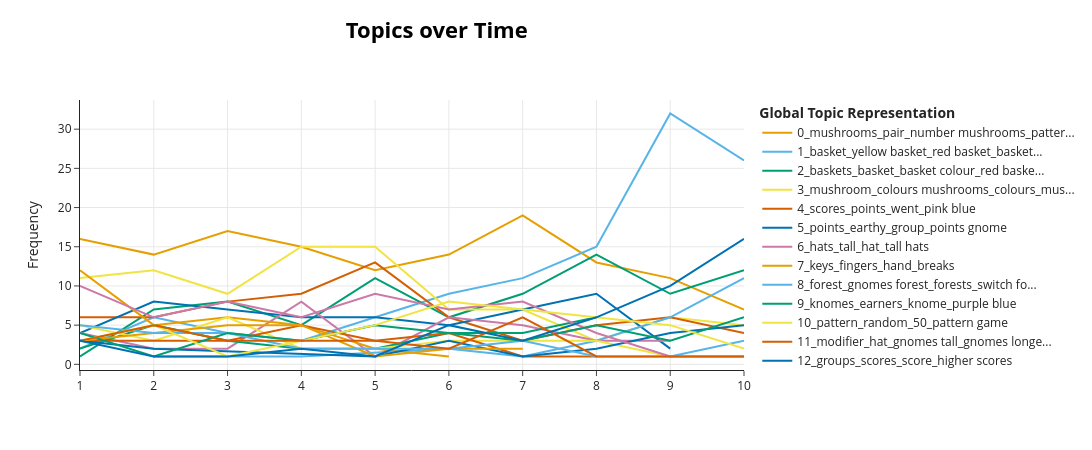

This figure's notebook cell:
### Markdown cell above
## DYNAMIC

### Code cell
topics_over_time = topic_model.topics_over_time(docs, classes)

topic_model.visualize_topics_over_time(topics_over_time)

### Figure 1 — Plotly figure (JSON) as saved in the notebook; plotly's stock layout.template omitted (floating-point values rounded to 4 significant figures)
{"data": [{"hoverinfo": "text", "hovertext": ["<b>Topic 0</b><br>Words: ones, bit, mushrooms, stakes, thumbs", "<b>Topic 0</b><br>Words: gnomes mushrooms, gnome mushrooms, change colours, mushrooms random, prepared", "<b>Topic 0</b><br>Words: color, higher mushrooms, gives mushrooms, hands, possibly", "<b>Topic 0</b><br>Words: just don, time try, gnomes higher, colour combinations, note colours", "<b>Topic 0</b><br>Words: shown, mushrooms game, mushrooms 5x, mushrooms gnomes, range", "<b>Topic 0</b><br>Words: mushroom giving, impact, picking mushrooms, higher numbers, colour mushrooms", "<b>Topic 0</b><br>Words: pair, gnome giving, rates, higher mushrooms, pairings", "<b>Topic 0</b><br>Words: earthy, trials, red vs, stayed, mushrooms trial", "<b>Topic 0</b><br>Words: mushrooms x5, distinct, mushrooms certain, good mushrooms, comes", "<b>Topic 0</b><br>Words: harvest mushrooms, came, group, groups, mushroom"], "marker": {"color": "#E69F00"}, "mode": "lines", "name": "0_mushrooms_pair_number mushrooms_patter...", "type": "scatter", "x": [1, 2, 3, 4, 5, 6, 7, 8, 9, 10], "y": [16, 14, 17, 15, 12, 14, 19, 13, 11, 7]}, {"hoverinfo": "text", "hovertext": ["<b>Topic 1</b><br>Words: gnome flat, mushrooms yellow, basket gnome, bright colours, flat orange", "<b>Topic 1</b><br>Words: gnome forest, mushrooms yellow, harvest, concentrated, gnome click", "<b>Topic 1</b><br>Words: rule, didn, rules, certain colour, collect", "<b>Topic 1</b><br>Words: color basket, different colored, explore, color, colored", "<b>Topic 1</b><br>Words: wood, specific, coloured, pattern make, mushrooms know", "<b>Topic 1</b><br>Words: baskets, yellow basket, basket, gnomes correspond, forest color", "<b>Topic 1</b><br>Words: gnomes pick, yellow basket, basket, baskets, changes game", "<b>Topic 1</b><br>Words: yellow basket, recieve, red basket, basket, gnomes yellow", "<b>Topic 1</b><br>Words: basket, red basket, yellow basket, red, red purple", "<b>Topic 1</b><br>Words: yellow basket, basket, red basket, baskets, linked"], "marker": {"color": "#56B4E9"}, "mode": "lines", "name": "1_basket_yellow basket_red basket_basket...", "type": "scatter", "x": [1, 2, 3, 4, 5, 6, 7, 8, 9, 10], "y": [2, 6, 4, 3, 6, 9, 11, 15, 32, 26]}, {"hoverinfo": "text", "hovertext": ["<b>Topic 2</b><br>Words: hand, bonus, left hand, right hand, previous", "<b>Topic 2</b><br>Words: seconds, colour height, thought, gnome leads, mindful", "<b>Topic 2</b><br>Words: identify pattern, scoring, 5x round, relation, basket better", "<b>Topic 2</b><br>Words: faster, gnome x5, apart, gnome x1, basket better", "<b>Topic 2</b><br>Words: score points, best basket, lead, lead red, learn", "<b>Topic 2</b><br>Words: gnomes highest, red baskets, periods, rounds, higher points", "<b>Topic 2</b><br>Words: collection, switch yellow, baskets, runs, gnomes baskets", "<b>Topic 2</b><br>Words: baskets, produce, gnomes produce, basket, basket colour", "<b>Topic 2</b><br>Words: basket points, baskets yield, colored, opportunity, brown head", "<b>Topic 2</b><br>Words: colored, lead, colour basket, lead red, gnomes colour"], "marker": {"color": "#009E73"}, "mode": "lines", "name": "2_baskets_basket_basket colour_red baske...", "type": "scatter", "x": [1, 2, 3, 4, 5, 6, 7, 8, 9, 10], "y": [1, 7, 8, 5, 11, 6, 9, 14, 9, 12]}, {"hoverinfo": "text", "hovertext": ["<b>Topic 3</b><br>Words: resulting mushrooms, question, characters, theres, resulting", "<b>Topic 3</b><br>Words: ghome, trend, mushroom men, focus, respond quickly", "<b>Topic 3</b><br>Words: progresses, colours mushrooms, exercise, pick time, highest mushrooms", "<b>Topic 3</b><br>Words: list, colours mushrooms, mind, lose, selecting colours", "<b>Topic 3</b><br>Words: colors mushrooms, color group, stage, shades, higher rewards", "<b>Topic 3</b><br>Words: gives better, better results, tall pink, example purple, mushroom", "<b>Topic 3</b><br>Words: x1 choose, choose left, choose right, multiple, colour gives", "<b>Topic 3</b><br>Words: colours giving, x5 appears, appears yellow, colours time, message", "<b>Topic 3</b><br>Words: relatively, new, colours try, colors choose, follow pattern", "<b>Topic 3</b><br>Words: key, color, sticking, mushrooms stick, sets"], "marker": {"color": "#F0E442"}, "mode": "lines", "name": "3_mushroom_colours mushrooms_colours_mus...", "type": "scatter", "x": [1, 2, 3, 4, 5, 6, 7, 8, 9, 10], "y": [11, 12, 9, 15, 15, 7, 7, 3, 6, 5]}, {"hoverinfo": "text", "hovertext": ["<b>Topic 4</b><br>Words: basket gave, track colours, gave points, switched colour, pink time", "<b>Topic 4</b><br>Words: game pick, points way, choice colours, seconds try, earn maximum", "<b>Topic 4</b><br>Words: method, pink blue, scored, make sure, use breaks", "<b>Topic 4</b><br>Words: went, 1x bonus, red ish, ish, points change", "<b>Topic 4</b><br>Words: choices, options, colors, remember color, neon green", "<b>Topic 4</b><br>Words: scores, green taller, pick pink, mental note, going", "<b>Topic 4</b><br>Words: like pink, loud, fine, say, perform", "<b>Topic 4</b><br>Words: lower points, playing, maximum, advantage, received", "<b>Topic 4</b><br>Words: color group, combinations, performing, sequence, higher value", "<b>Topic 4</b><br>Words: button, use lower, lower multiplier, pink good, closely"], "marker": {"color": "#D55E00"}, "mode": "lines", "name": "4_scores_points_went_pink blue", "type": "scatter", "x": [1, 2, 3, 4, 5, 6, 7, 8, 9, 10], "y": [6, 6, 8, 9, 13, 6, 3, 5, 6, 4]}, {"hoverinfo": "text", "hovertext": ["<b>Topic 5</b><br>Words: elf, total, right gnome, gnomes height, gnomes long", "<b>Topic 5</b><br>Words: points, points colour, gnomes thought, left right, gnome picked", "<b>Topic 5</b><br>Words: earned, points, earned round, points gnome, appear colour", "<b>Topic 5</b><br>Words: points gnome, righthand, selected righthand, high points, points", "<b>Topic 5</b><br>Words: gnomes group, provide points, points received, 3rd, rounds progress", "<b>Topic 5</b><br>Words: earthy, non earthy, non, earthy colour, mainly", "<b>Topic 5</b><br>Words: gnomes points, earthy colours, group colours, points, earthy", "<b>Topic 5</b><br>Words: points, gnomes points, receive, x5 rounds, light", "<b>Topic 5</b><br>Words: vibrant, x5 points, coloured ones, times changed, attention x5"], "marker": {"color": "#0072B2"}, "mode": "lines", "name": "5_points_earthy_group_points gnome", "type": "scatter", "x": [1, 2, 3, 4, 5, 6, 7, 8, 9], "y": [4, 8, 7, 6, 6, 5, 7, 9, 2]}, {"hoverinfo": "text", "hovertext": ["<b>Topic 6</b><br>Words: taller, hats, taller hat, great, different combinations", "<b>Topic 6</b><br>Words: longer hats, rewards, hats offer, best rewards, hats best", "<b>Topic 6</b><br>Words: founf, timely, focussed, hats gave, dont forget", "<b>Topic 6</b><br>Words: hats, 20 rounds, 10 20, hats pay, tall hats", "<b>Topic 6</b><br>Words: hat tall, brown hat, short hat, tall brown, yellow short", "<b>Topic 6</b><br>Words: hats, tall, tall brown, flat hats, pointed hats", "<b>Topic 6</b><br>Words: hats, pointed hats, flat hats, tall hats, pointed", "<b>Topic 6</b><br>Words: better red, lightest, result colour, colours tall, happening", "<b>Topic 6</b><br>Words: gave quite, try yellow, brighter colours, picking smaller, basket work"], "marker": {"color": "#CC79A7"}, "mode": "lines", "name": "6_hats_tall_hat_tall hats", "type": "scatter", "x": [1, 2, 3, 4, 5, 6, 7, 8, 9], "y": [4, 2, 2, 8, 1, 6, 5, 3, 3]}, {"hoverinfo": "text", "hovertext": ["<b>Topic 7</b><br>Words: keys, fingers, hands, hit, make easier", "<b>Topic 7</b><br>Words: flip, heads, coin, hand, played game", "<b>Topic 7</b><br>Words: easy, repetitive, keys, rewarding, chances", "<b>Topic 7</b><br>Words: stay focused, keys, focused, focused make, right time", "<b>Topic 7</b><br>Words: middle, finger, keys respond, fingers space, don distracted", "<b>Topic 7</b><br>Words: index fingers, index, possible avoid, avoid slow, bonuses"], "marker": {"color": "#E69F00"}, "mode": "lines", "name": "7_keys_fingers_hand_breaks", "type": "scatter", "x": [1, 2, 3, 4, 5, 6], "y": [12, 5, 6, 5, 2, 1]}, {"hoverinfo": "text", "hovertext": ["<b>Topic 8</b><br>Words: impact mushrooms, best gnomes, bar quick, pick green, yielded best", "<b>Topic 8</b><br>Words: digits, colour picked, random matter, 45 mushrooms, 40 45", "<b>Topic 8</b><br>Words: output, 1x determine, base, purple tended, tended", "<b>Topic 8</b><br>Words: variation, blue switch, thought did, green tall, supposed", "<b>Topic 8</b><br>Words: forest, mushrooms group, gnome group, brings, group", "<b>Topic 8</b><br>Words: forest, gnomes forest, mushrooms forest, seeing, zero", "<b>Topic 8</b><br>Words: forest, gnomes forest, switch forest, based colours, win", "<b>Topic 8</b><br>Words: forest, gnomes forest, yellow blue, forests, based colours"], "marker": {"color": "#56B4E9"}, "mode": "lines", "name": "8_forest_gnomes forest_forests_switch fo...", "type": "scatter", "x": [2, 3, 4, 6, 7, 8, 9, 10], "y": [1, 1, 1, 2, 1, 3, 6, 11]}, {"hoverinfo": "text", "hovertext": ["<b>Topic 9</b><br>Words: knomes, grasp, ones worth, right good, entirely random", "<b>Topic 9</b><br>Words: knome, pairing, knomes, time red, ignore pink", "<b>Topic 9</b><br>Words: knome, knomes, favor, grouped, pattern choosing", "<b>Topic 9</b><br>Words: green color, wins, following colours, select green, choosing purple", "<b>Topic 9</b><br>Words: earners, green tried, quite high, purple earned, felt got", "<b>Topic 9</b><br>Words: yellow tones, tones, earners, brown usually, work quickly", "<b>Topic 9</b><br>Words: yieled points, yieled, select purple, yellow gave, brown usually", "<b>Topic 9</b><br>Words: zero points, red didn, purple left, gamble, right purple"], "marker": {"color": "#009E73"}, "mode": "lines", "name": "9_knomes_earners_knome_purple blue", "type": "scatter", "x": [1, 2, 3, 4, 5, 6, 7, 8], "y": [2, 5, 3, 2, 2, 4, 4, 6]}, {"hoverinfo": "text", "hovertext": ["<b>Topic 10</b><br>Words: random did, kind pattern, finish, work better, bias", "<b>Topic 10</b><br>Words: best approach, better advice, best game, discernible pattern, discernible", "<b>Topic 10</b><br>Words: works, secure, rhyme reason, like pattern, works stick", "<b>Topic 10</b><br>Words: brightest, random pattern, ultimately, just random, sure pattern", "<b>Topic 10</b><br>Words: feel random, colours heights, round make, breaks make, utilize breaks", "<b>Topic 10</b><br>Words: right good, left better, opportunities, dont miss, quickly possible", "<b>Topic 10</b><br>Words: 50, pattern way, following instructions, explain, discern pattern", "<b>Topic 10</b><br>Words: 50, way make, game easy, stick pattern, just chose", "<b>Topic 10</b><br>Words: tells, alternate colours, random pattern, completely random, completely"], "marker": {"color": "#F0E442"}, "mode": "lines", "name": "10_pattern_random_50_pattern game", "type": "scatter", "x": [1, 2, 3, 4, 5, 6, 8, 9, 10], "y": [5, 3, 6, 2, 2, 3, 3, 1, 1]}, {"hoverinfo": "text", "hovertext": ["<b>Topic 11</b><br>Words: time given, hat gnomes, thought, hat, thought colour", "<b>Topic 11</b><br>Words: tall hat, hat, connection, use colour, hat blue", "<b>Topic 11</b><br>Words: head, lead points, make note, mushrooms overall, mushrooms example", "<b>Topic 11</b><br>Words: gnomes longer, earn mushrooms, longer, hats usually, higher remember", "<b>Topic 11</b><br>Words: modifier, choosing left, left, scored, went", "<b>Topic 11</b><br>Words: gnomes tall, large, switch times, short ones, receive large", "<b>Topic 11</b><br>Words: shape hat, hat color, attention shape, figure ones, ones mushrooms", "<b>Topic 11</b><br>Words: hats yellow, pink pointed, 35 45, highest scoring, 45 mushrooms"], "marker": {"color": "#D55E00"}, "mode": "lines", "name": "11_modifier_hat_gnomes tall_gnomes longe...", "type": "scatter", "x": [1, 2, 3, 4, 5, 6, 7, 8], "y": [3, 3, 3, 5, 3, 4, 1, 1]}, {"hoverinfo": "text", "hovertext": ["<b>Topic 12</b><br>Words: points pick, red colour, gnomes appeared, scores change, colour score", "<b>Topic 12</b><br>Words: bigger gnomes, bigger, thrown, pattern strategy, highest score", "<b>Topic 12</b><br>Words: values, group starts, group, similar, start higher", "<b>Topic 12</b><br>Words: begin game, sure select, note change, money, goes note", "<b>Topic 12</b><br>Words: anymore, rate, logic, isn giving, switched yellow", "<b>Topic 12</b><br>Words: higher scores, scores, caps, score, groups", "<b>Topic 12</b><br>Words: groups, scores, reducing, higher scores, scoring low", "<b>Topic 12</b><br>Words: groups gnomes, cool, groups, warm, badly"], "marker": {"color": "#0072B2"}, "mode": "lines", "name": "12_groups_scores_score_higher scores", "type": "scatter", "x": [1, 2, 5, 6, 7, 8, 9, 10], "y": [3, 2, 1, 3, 1, 2, 4, 5]}, {"hoverinfo": "text", "hovertext": ["<b>Topic 13</b><br>Words: yellowish, experiment, didn, ve, better", "<b>Topic 13</b><br>Words: drops, purple blue, 50, strategy, decision", "<b>Topic 13</b><br>Words: amounts, high amounts, tended, wood, don know", "<b>Topic 13</b><br>Words: screen, choosing yellow, getting points, start notice, choosing", "<b>Topic 13</b><br>Words: hold, better value, gnomes hold, basket favour, color pairs", "<b>Topic 13</b><br>Words: effect, gnomes better, im 100, 100 sure, reliable", "<b>Topic 13</b><br>Words: forest red, suggest, large, left gnome, respective", "<b>Topic 13</b><br>Words: algorithm, colors pay, mention, start clicking, special", "<b>Topic 13</b><br>Words: couldn discern, gnomes small, discern, enjoy, large", "<b>Topic 13</b><br>Words: larger, rewards stick, rounds need, need swap, divided groups"], "marker": {"color": "#CC79A7"}, "mode": "lines", "name": "13_hold_reward_better_screen", "type": "scatter", "x": [1, 2, 3, 4, 5, 6, 7, 8, 9, 10], "y": [10, 6, 8, 6, 9, 7, 8, 4, 1, 1]}, {"hoverinfo": "text", "hovertext": ["<b>Topic 14</b><br>Words: cone, hate, hat good, bonus, primarily", "<b>Topic 14</b><br>Words: cone, cone shaped, shaped, hat gave, hat", "<b>Topic 14</b><br>Words: shaped, cone, cone shaped, flat shaped, gnome cone", "<b>Topic 14</b><br>Words: gnome short, tried picking, hat, size hat, choose gnome", "<b>Topic 14</b><br>Words: miss collecting, gnome press, present, times don, gnome short", "<b>Topic 14</b><br>Words: size gnomes, pattern make, hat, gnome tall, size", "<b>Topic 14</b><br>Words: size choose, larger hat, left better, betetr, didn matter"], "marker": {"color": "#E69F00"}, "mode": "lines", "name": "14_cone_hat_shaped_cone shaped", "type": "scatter", "x": [1, 2, 3, 4, 5, 6, 7], "y": [3, 4, 5, 5, 1, 2, 2]}, {"hoverinfo": "text", "hovertext": ["<b>Topic 15</b><br>Words: short, short red, shorter, tall, gnome short", "<b>Topic 15</b><br>Words: feel game, best remember, bias, results vary, vary lot", "<b>Topic 15</b><br>Words: gnomes did, did better, ready press, ones select, told tall", "<b>Topic 15</b><br>Words: flatter, saw, choice colour, certain ones, better taller", "<b>Topic 15</b><br>Words: best results, number given, gnomes stay, selection count, better gnome", "<b>Topic 15</b><br>Words: participant advised, brightest, picking smaller, better selecting, better picking", "<b>Topic 15</b><br>Words: try pick, pick taller, gnomes height, choose taller, yellow choose", "<b>Topic 15</b><br>Words: colour hat, try select, yielding, hat shape, experiment colours", "<b>Topic 15</b><br>Words: taller gnome, gnome worth, pink yellow, time pink, yellow brown", "<b>Topic 15</b><br>Words: gnomes perform, choosing green, better yellow, worst, beneficial"], "marker": {"color": "#56B4E9"}, "mode": "lines", "name": "15_taller_taller gnomes_tall_taller gnom...", "type": "scatter", "x": [1, 2, 3, 4, 5, 6, 7, 8, 9, 10], "y": [5, 4, 4, 2, 2, 2, 3, 1, 1, 3]}, {"hoverinfo": "text", "hovertext": ["<b>Topic 16</b><br>Words: displayed, low score, gets points, picking gnome, high low", "<b>Topic 16</b><br>Words: overall score, reduce overall, miss hitting, specific type, time miss", "<b>Topic 16</b><br>Words: high value, largest number, largest, mushrooms points, value", "<b>Topic 16</b><br>Words: value gnomes, value, gnomes start, red gnome, yellow gnome", "<b>Topic 16</b><br>Words: better choice, choice, working, greenpurple, seemingly", "<b>Topic 16</b><br>Words: choosing color, small hats, big, big hat, small", "<b>Topic 16</b><br>Words: mushrooms best, quick possible, instinct, mind gnomes, changes important", "<b>Topic 16</b><br>Words: decline, gnomes gave, mushrooms good, instance, use 1x", "<b>Topic 16</b><br>Words: gnome group, making, gnomes pink, task, marked", "<b>Topic 16</b><br>Words: category, payout, group, doing, object"], "marker": {"color": "#009E73"}, "mode": "lines", "name": "16_value_value gnomes_yellow gnome_high", "type": "scatter", "x": [1, 2, 3, 4, 5, 6, 7, 8, 9, 10], "y": [4, 1, 4, 3, 5, 4, 3, 5, 3, 6]}, {"hoverinfo": "text", "hovertext": ["<b>Topic 17</b><br>Words: 5x round, right gnome, early, round, left right", "<b>Topic 17</b><br>Words: configuration, value gnome, vs, gnomes presented, high paying", "<b>Topic 17</b><br>Words: patterns emerge, consistent try, combos, profit, emerge", "<b>Topic 17</b><br>Words: test gives, x1 figure, x5 make, time x5, x1 test", "<b>Topic 17</b><br>Words: payout, pointy, times use, profitable, note gnomes", "<b>Topic 17</b><br>Words: paired gnome, hat paired, time multiplier, multiplier, paying", "<b>Topic 17</b><br>Words: multiplier, rounds test, choose opposite, opposite gnome, 1x", "<b>Topic 17</b><br>Words: gathered, 1x multiplier, multiplier, use, 50", "<b>Topic 17</b><br>Words: giving better, value, 1x, 5x, multiplier rounds", "<b>Topic 17</b><br>Words: really notice, specific gnome, biased, choosing specific, based multiplier"], "marker": {"color": "#F0E442"}, "mode": "lines", "name": "17_multiplier_paying_5x_1x", "type": "scatter", "x": [1, 2, 3, 4, 5, 6, 7, 8, 9, 10], "y": [3, 5, 1, 3, 5, 8, 7, 6, 5, 2]}, {"hoverinfo": "text", "hovertext": ["<b>Topic 18</b><br>Words: recieved, did feel, definite, positioning, method", "<b>Topic 18</b><br>Words: felt, particularly, blue purple, lot points, success", "<b>Topic 18</b><br>Words: better results, results, began, points pink, initial", "<b>Topic 18</b><br>Words: pointy, value red, gnomes tended, come coloured, value based", "<b>Topic 18</b><br>Words: double, little, small hat, worth, hats", "<b>Topic 18</b><br>Words: gnome pays, pay points, gnome smaller, pays, smaller hat", "<b>Topic 18</b><br>Words: wearing, gnome wearing, head, pointy, hat", "<b>Topic 18</b><br>Words: gives point, cone hat, hat gives, bright colours, flat hat", "<b>Topic 18</b><br>Words: pink colours, higher values, colours higher, gnomes tall, brown pink"], "marker": {"color": "#D55E00"}, "mode": "lines", "name": "18_hat_hats_small hat_pointy", "type": "scatter", "x": [1, 2, 3, 4, 5, 6, 7, 8, 10], "y": [3, 5, 3, 3, 3, 2, 6, 1, 1]}, {"hoverinfo": "text", "hovertext": ["<b>Topic 19</b><br>Words: hat gnome, collected, purple hat, red hat, basket red", "<b>Topic 19</b><br>Words: played, honestly think, work better, given taller, better think", "<b>Topic 19</b><br>Words: hats red, potential mushrooms, lose potential, bar basket, pink hats", "<b>Topic 19</b><br>Words: gnome colour, terms, testing, participant, return", "<b>Topic 19</b><br>Words: grasp, rules game, best remember, gnome matched, game really", "<b>Topic 19</b><br>Words: gnome pairs, certain colour, keys quick, correlates, choosing green", "<b>Topic 19</b><br>Words: earns, basket important, example blue, gnome pairs, assigned", "<b>Topic 19</b><br>Words: purple gnome, basket, opposite color, basket mushrooms, red basket", "<b>Topic 19</b><br>Words: forest, basket red, orange blue, red basket, basket", "<b>Topic 19</b><br>Words: colour group, red basket, yellow basket, harvest, basket"], "marker": {"color": "#0072B2"}, "mode": "lines", "name": "19_basket_red basket_yellow basket_colou...", "type": "scatter", "x": [1, 2, 3, 4, 5, 6, 7, 8, 9, 10], "y": [3, 1, 1, 2, 1, 5, 3, 6, 10, 16]}], "layout": {"height": 450, "hoverlabel": {"bgcolor": "white", "font": {"family": "Rockwell", "size": 16}}, "legend": {"title": {"text": "<b>Global Topic Representation"}}, "title": {"font": {"color": "Black", "size": 22}, "text": "<b>Topics over Time</b>", "x": 0.4, "xanchor": "center", "y": 0.95, "yanchor": "top"}, "width": 1250, "xaxis": {"showgrid": true}, "yaxis": {"showgrid": true, "title": {"text": "Frequency"}}}}
